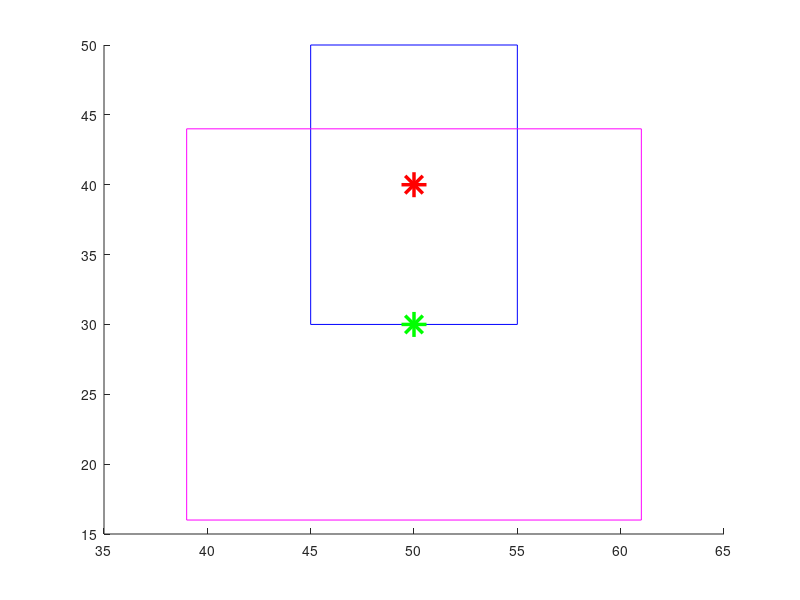

MATLAB code for this plot:
clc
clear


%Square 1
a_1=5;
b_1=10;
Lx_1=50;
Ly_1=40;


%Square 2
a_2=11;
b_2=14;
Lx_2=50;
Ly_2=30;

%Find where Sq 1 is located around 2
if (Lx_1+a_1<Lx_2-a_2 || Lx_1-a_1>Lx_2+a_2 ) ||  (Ly_1-b_1>Ly_2+b_2 || Ly_1+b_1<Ly_2-b_2 )% Sq_1 is out of Sq_2
 disp("not in") % If out then good bye
    
else %Always in
 disp("is in") % if in who is bigger?
 % Find intersecting area!
 %need to know direction
 
end
hold on
plot(Lx_1,Ly_1,'- *r','MarkerSize', 18,'LineWidth' , 2.5)
hold on
plot([Lx_1+a_1 Lx_1+a_1],[Ly_1-b_1 Ly_1+b_1],'b')
plot([Lx_1-a_1 Lx_1+a_1],[Ly_1+b_1 Ly_1+b_1],'b')
plot([Lx_1-a_1 Lx_1-a_1],[Ly_1-b_1 Ly_1+b_1],'b')
plot([Lx_1-a_1 Lx_1+a_1],[Ly_1-b_1 Ly_1-b_1],'b')


hold on
plot(Lx_2,Ly_2,'- *g','MarkerSize', 18,'LineWidth' , 2.5)
hold on
plot([Lx_2+a_2 Lx_2+a_2],[Ly_2-b_2 Ly_2+b_2],'m')
plot([Lx_2-a_2 Lx_2+a_2],[Ly_2+b_2 Ly_2+b_2],'m')
plot([Lx_2-a_2 Lx_2-a_2],[Ly_2-b_2 Ly_2+b_2],'m')
plot([Lx_2-a_2 Lx_2+a_2],[Ly_2-b_2 Ly_2-b_2],'m')